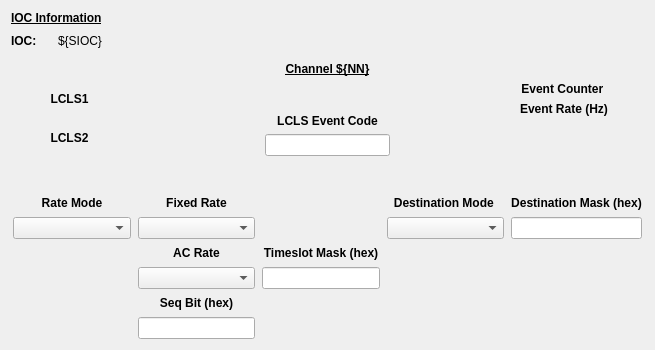
<?xml version="1.0" encoding="UTF-8"?>
<ui version="4.0">
 <class>Form</class>
 <widget class="QWidget" name="Form">
  <property name="geometry">
   <rect>
    <x>0</x>
    <y>0</y>
    <width>655</width>
    <height>350</height>
   </rect>
  </property>
  <property name="windowTitle">
   <string>TPR Channel Screen - ${DEV}</string>
  </property>
  <layout class="QVBoxLayout" name="verticalLayout_2">
   <item>
    <layout class="QGridLayout" name="gridLayout_4" rowminimumheight="0,0">
     <property name="topMargin">
      <number>0</number>
     </property>
     <property name="bottomMargin">
      <number>0</number>
     </property>
     <item row="1" column="0">
      <widget class="QLabel" name="label_15">
       <property name="font">
        <font>
         <weight>75</weight>
         <bold>true</bold>
        </font>
       </property>
       <property name="text">
        <string>IOC: </string>
       </property>
      </widget>
     </item>
     <item row="1" column="1">
      <widget class="PyDMLabel" name="PyDMLabel_3">
       <property name="toolTip">
        <string/>
       </property>
       <property name="text">
        <string>${SIOC}</string>
       </property>
      </widget>
     </item>
     <item row="1" column="2">
      <spacer name="horizontalSpacer_3">
       <property name="orientation">
        <enum>Qt::Horizontal</enum>
       </property>
       <property name="sizeHint" stdset="0">
        <size>
         <width>40</width>
         <height>20</height>
        </size>
       </property>
      </spacer>
     </item>
     <item row="0" column="0" colspan="2">
      <widget class="QLabel" name="label_14">
       <property name="minimumSize">
        <size>
         <width>20</width>
         <height>0</height>
        </size>
       </property>
       <property name="font">
        <font>
         <weight>75</weight>
         <bold>true</bold>
         <underline>true</underline>
        </font>
       </property>
       <property name="text">
        <string>IOC Information</string>
       </property>
      </widget>
     </item>
    </layout>
   </item>
   <item>
    <spacer name="verticalSpacer_4">
     <property name="orientation">
      <enum>Qt::Vertical</enum>
     </property>
     <property name="sizeType">
      <enum>QSizePolicy::Fixed</enum>
     </property>
     <property name="sizeHint" stdset="0">
      <size>
       <width>20</width>
       <height>5</height>
      </size>
     </property>
    </spacer>
   </item>
   <item>
    <widget class="QLabel" name="label_3">
     <property name="font">
      <font>
       <weight>75</weight>
       <bold>true</bold>
       <underline>true</underline>
      </font>
     </property>
     <property name="text">
      <string>Channel ${NN}</string>
     </property>
     <property name="alignment">
      <set>Qt::AlignCenter</set>
     </property>
    </widget>
   </item>
   <item>
    <layout class="QHBoxLayout" name="horizontalLayout">
     <item>
      <layout class="QGridLayout" name="gridLayout">
       <property name="spacing">
        <number>7</number>
       </property>
       <item row="0" column="0">
        <widget class="QLabel" name="label">
         <property name="sizePolicy">
          <sizepolicy hsizetype="Preferred" vsizetype="Preferred">
           <horstretch>1</horstretch>
           <verstretch>1</verstretch>
          </sizepolicy>
         </property>
         <property name="font">
          <font>
           <weight>75</weight>
           <bold>true</bold>
          </font>
         </property>
         <property name="text">
          <string>LCLS1</string>
         </property>
         <property name="alignment">
          <set>Qt::AlignCenter</set>
         </property>
        </widget>
       </item>
       <item row="0" column="1">
        <widget class="PyDMEnumButton" name="PyDMEnumButton">
         <property name="sizePolicy">
          <sizepolicy hsizetype="Preferred" vsizetype="Maximum">
           <horstretch>0</horstretch>
           <verstretch>0</verstretch>
          </sizepolicy>
         </property>
         <property name="maximumSize">
          <size>
           <width>16777215</width>
           <height>30</height>
          </size>
         </property>
         <property name="toolTip">
          <string/>
         </property>
         <property name="styleSheet">
          <string notr="true">QPushButton{font: 8px;}</string>
         </property>
         <property name="channel" stdset="0">
          <string>ca://TPR:${LOCA}:${IOC_UNIT}:${INST}:CH${NN}_SYS0_TCTL</string>
         </property>
         <property name="orientation" stdset="0">
          <enum>Qt::Horizontal</enum>
         </property>
         <property name="marginTop" stdset="0">
          <number>0</number>
         </property>
         <property name="marginBottom" stdset="0">
          <number>0</number>
         </property>
         <property name="marginLeft" stdset="0">
          <number>0</number>
         </property>
         <property name="marginRight" stdset="0">
          <number>0</number>
         </property>
         <property name="horizontalSpacing" stdset="0">
          <number>0</number>
         </property>
         <property name="verticalSpacing" stdset="0">
          <number>0</number>
         </property>
        </widget>
       </item>
       <item row="1" column="0">
        <widget class="QLabel" name="label_2">
         <property name="font">
          <font>
           <weight>75</weight>
           <bold>true</bold>
          </font>
         </property>
         <property name="text">
          <string>LCLS2</string>
         </property>
         <property name="alignment">
          <set>Qt::AlignCenter</set>
         </property>
        </widget>
       </item>
       <item row="1" column="1">
        <widget class="PyDMEnumButton" name="PyDMEnumButton_2">
         <property name="sizePolicy">
          <sizepolicy hsizetype="Maximum" vsizetype="Preferred">
           <horstretch>0</horstretch>
           <verstretch>0</verstretch>
          </sizepolicy>
         </property>
         <property name="maximumSize">
          <size>
           <width>16777215</width>
           <height>30</height>
          </size>
         </property>
         <property name="toolTip">
          <string/>
         </property>
         <property name="styleSheet">
          <string notr="true">QPushButton{font: 8px;}</string>
         </property>
         <property name="channel" stdset="0">
          <string>ca://TPR:${LOCA}:${IOC_UNIT}:${INST}:CH${NN}_SYS2_TCTL</string>
         </property>
         <property name="orientation" stdset="0">
          <enum>Qt::Horizontal</enum>
         </property>
         <property name="marginTop" stdset="0">
          <number>0</number>
         </property>
         <property name="marginBottom" stdset="0">
          <number>0</number>
         </property>
         <property name="marginLeft" stdset="0">
          <number>0</number>
         </property>
         <property name="marginRight" stdset="0">
          <number>0</number>
         </property>
         <property name="horizontalSpacing" stdset="0">
          <number>0</number>
         </property>
         <property name="verticalSpacing" stdset="0">
          <number>0</number>
         </property>
        </widget>
       </item>
      </layout>
     </item>
     <item>
      <spacer name="horizontalSpacer">
       <property name="orientation">
        <enum>Qt::Horizontal</enum>
       </property>
       <property name="sizeHint" stdset="0">
        <size>
         <width>40</width>
         <height>20</height>
        </size>
       </property>
      </spacer>
     </item>
     <item>
      <layout class="QVBoxLayout" name="verticalLayout">
       <item>
        <spacer name="verticalSpacer_3">
         <property name="orientation">
          <enum>Qt::Vertical</enum>
         </property>
         <property name="sizeHint" stdset="0">
          <size>
           <width>20</width>
           <height>40</height>
          </size>
         </property>
        </spacer>
       </item>
       <item>
        <widget class="QLabel" name="label_8">
         <property name="sizePolicy">
          <sizepolicy hsizetype="Preferred" vsizetype="Preferred">
           <horstretch>1</horstretch>
           <verstretch>1</verstretch>
          </sizepolicy>
         </property>
         <property name="font">
          <font>
           <weight>75</weight>
           <bold>true</bold>
          </font>
         </property>
         <property name="text">
          <string>LCLS Event Code</string>
         </property>
         <property name="alignment">
          <set>Qt::AlignCenter</set>
         </property>
        </widget>
       </item>
       <item>
        <widget class="PyDMLineEdit" name="PyDMLineEdit">
         <property name="toolTip">
          <string/>
         </property>
         <property name="alarmSensitiveContent" stdset="0">
          <bool>true</bool>
         </property>
         <property name="channel" stdset="0">
          <string>ca://TPR:${LOCA}:${IOC_UNIT}:${INST}:CH${NN}_EVCODE</string>
         </property>
        </widget>
       </item>
      </layout>
     </item>
     <item>
      <spacer name="horizontalSpacer_2">
       <property name="orientation">
        <enum>Qt::Horizontal</enum>
       </property>
       <property name="sizeHint" stdset="0">
        <size>
         <width>40</width>
         <height>20</height>
        </size>
       </property>
      </spacer>
     </item>
     <item>
      <layout class="QGridLayout" name="gridLayout_2">
       <item row="1" column="1">
        <widget class="PyDMLabel" name="PyDMLabel_2">
         <property name="font">
          <font>
           <weight>50</weight>
           <bold>false</bold>
          </font>
         </property>
         <property name="toolTip">
          <string/>
         </property>
         <property name="alarmSensitiveContent" stdset="0">
          <bool>true</bool>
         </property>
         <property name="channel" stdset="0">
          <string>ca://TPR:${LOCA}:${IOC_UNIT}:${INST}:CH${NN}_RATE</string>
         </property>
        </widget>
       </item>
       <item row="0" column="1">
        <widget class="PyDMLabel" name="PyDMLabel">
         <property name="sizePolicy">
          <sizepolicy hsizetype="Preferred" vsizetype="Preferred">
           <horstretch>1</horstretch>
           <verstretch>1</verstretch>
          </sizepolicy>
         </property>
         <property name="font">
          <font>
           <weight>50</weight>
           <bold>false</bold>
          </font>
         </property>
         <property name="toolTip">
          <string/>
         </property>
         <property name="alignment">
          <set>Qt::AlignCenter</set>
         </property>
         <property name="alarmSensitiveContent" stdset="0">
          <bool>true</bool>
         </property>
         <property name="channel" stdset="0">
          <string>ca://TPR:${LOCA}:${IOC_UNIT}:${INST}:CH${NN}_CNT</string>
         </property>
        </widget>
       </item>
       <item row="0" column="0">
        <widget class="QLabel" name="label_12">
         <property name="sizePolicy">
          <sizepolicy hsizetype="Preferred" vsizetype="Preferred">
           <horstretch>1</horstretch>
           <verstretch>1</verstretch>
          </sizepolicy>
         </property>
         <property name="font">
          <font>
           <weight>75</weight>
           <bold>true</bold>
          </font>
         </property>
         <property name="text">
          <string>Event Counter </string>
         </property>
         <property name="alignment">
          <set>Qt::AlignCenter</set>
         </property>
        </widget>
       </item>
       <item row="1" column="0">
        <widget class="QLabel" name="label_13">
         <property name="font">
          <font>
           <weight>75</weight>
           <bold>true</bold>
          </font>
         </property>
         <property name="text">
          <string>Event Rate (Hz)</string>
         </property>
        </widget>
       </item>
       <item row="2" column="0">
        <spacer name="verticalSpacer">
         <property name="orientation">
          <enum>Qt::Vertical</enum>
         </property>
         <property name="sizeHint" stdset="0">
          <size>
           <width>20</width>
           <height>40</height>
          </size>
         </property>
        </spacer>
       </item>
      </layout>
     </item>
    </layout>
   </item>
   <item>
    <spacer name="verticalSpacer_2">
     <property name="orientation">
      <enum>Qt::Vertical</enum>
     </property>
     <property name="sizeType">
      <enum>QSizePolicy::Expanding</enum>
     </property>
     <property name="sizeHint" stdset="0">
      <size>
       <width>20</width>
       <height>40</height>
      </size>
     </property>
    </spacer>
   </item>
   <item>
    <layout class="QGridLayout" name="gridLayout_3">
     <property name="leftMargin">
      <number>2</number>
     </property>
     <property name="topMargin">
      <number>2</number>
     </property>
     <property name="rightMargin">
      <number>2</number>
     </property>
     <property name="bottomMargin">
      <number>0</number>
     </property>
     <property name="spacing">
      <number>7</number>
     </property>
     <item row="3" column="1">
      <widget class="QLabel" name="label_6">
       <property name="font">
        <font>
         <weight>75</weight>
         <bold>true</bold>
        </font>
       </property>
       <property name="text">
        <string>AC Rate</string>
       </property>
       <property name="alignment">
        <set>Qt::AlignCenter</set>
       </property>
      </widget>
     </item>
     <item row="5" column="1">
      <widget class="QLabel" name="label_11">
       <property name="font">
        <font>
         <weight>75</weight>
         <bold>true</bold>
        </font>
       </property>
       <property name="text">
        <string>Seq Bit (hex)</string>
       </property>
       <property name="alignment">
        <set>Qt::AlignCenter</set>
       </property>
      </widget>
     </item>
     <item row="4" column="1">
      <widget class="PyDMEnumComboBox" name="PyDMEnumComboBox_3">
       <property name="sizePolicy">
        <sizepolicy hsizetype="Preferred" vsizetype="Fixed">
         <horstretch>1</horstretch>
         <verstretch>1</verstretch>
        </sizepolicy>
       </property>
       <property name="toolTip">
        <string/>
       </property>
       <property name="channel" stdset="0">
        <string>ca://TPR:${LOCA}:${IOC_UNIT}:${INST}:CH${NN}_ACRATE</string>
       </property>
      </widget>
     </item>
     <item row="4" column="2">
      <widget class="PyDMLineEdit" name="PyDMLineEdit_3">
       <property name="sizePolicy">
        <sizepolicy hsizetype="Expanding" vsizetype="Fixed">
         <horstretch>1</horstretch>
         <verstretch>1</verstretch>
        </sizepolicy>
       </property>
       <property name="toolTip">
        <string/>
       </property>
       <property name="alarmSensitiveContent" stdset="0">
        <bool>true</bool>
       </property>
       <property name="channel" stdset="0">
        <string>ca://TPR:${LOCA}:${IOC_UNIT}:${INST}:CH${NN}_TSMASK</string>
       </property>
       <property name="displayFormat" stdset="0">
        <enum>PyDMLineEdit::Hex</enum>
       </property>
      </widget>
     </item>
     <item row="6" column="1">
      <widget class="PyDMLineEdit" name="PyDMLineEdit_4">
       <property name="toolTip">
        <string/>
       </property>
       <property name="alarmSensitiveContent" stdset="0">
        <bool>true</bool>
       </property>
       <property name="channel" stdset="0">
        <string>ca://TPR:${LOCA}:${IOC_UNIT}:${INST}:CH${NN}_SEQBIT</string>
       </property>
       <property name="displayFormat" stdset="0">
        <enum>PyDMLineEdit::Hex</enum>
       </property>
      </widget>
     </item>
     <item row="3" column="2">
      <widget class="QLabel" name="label_10">
       <property name="font">
        <font>
         <weight>75</weight>
         <bold>true</bold>
        </font>
       </property>
       <property name="text">
        <string>Timeslot Mask (hex)</string>
       </property>
       <property name="alignment">
        <set>Qt::AlignCenter</set>
       </property>
      </widget>
     </item>
     <item row="2" column="1">
      <widget class="PyDMEnumComboBox" name="PyDMEnumComboBox_2">
       <property name="sizePolicy">
        <sizepolicy hsizetype="Preferred" vsizetype="Fixed">
         <horstretch>1</horstretch>
         <verstretch>1</verstretch>
        </sizepolicy>
       </property>
       <property name="toolTip">
        <string/>
       </property>
       <property name="channel" stdset="0">
        <string>ca://TPR:${LOCA}:${IOC_UNIT}:${INST}:CH${NN}_FIXEDRATE</string>
       </property>
      </widget>
     </item>
     <item row="2" column="0">
      <widget class="PyDMEnumComboBox" name="PyDMEnumComboBox">
       <property name="sizePolicy">
        <sizepolicy hsizetype="Preferred" vsizetype="Fixed">
         <horstretch>1</horstretch>
         <verstretch>1</verstretch>
        </sizepolicy>
       </property>
       <property name="toolTip">
        <string/>
       </property>
       <property name="channel" stdset="0">
        <string>ca://TPR:${LOCA}:${IOC_UNIT}:${INST}:CH${NN}_RATEMODE</string>
       </property>
      </widget>
     </item>
     <item row="1" column="1">
      <widget class="QLabel" name="label_5">
       <property name="font">
        <font>
         <weight>75</weight>
         <bold>true</bold>
        </font>
       </property>
       <property name="text">
        <string>Fixed Rate</string>
       </property>
       <property name="alignment">
        <set>Qt::AlignCenter</set>
       </property>
      </widget>
     </item>
     <item row="1" column="0">
      <widget class="QLabel" name="label_4">
       <property name="font">
        <font>
         <weight>75</weight>
         <bold>true</bold>
        </font>
       </property>
       <property name="text">
        <string>Rate Mode</string>
       </property>
       <property name="alignment">
        <set>Qt::AlignCenter</set>
       </property>
      </widget>
     </item>
     <item row="2" column="3">
      <widget class="PyDMEnumComboBox" name="PyDMEnumComboBox_4">
       <property name="sizePolicy">
        <sizepolicy hsizetype="Preferred" vsizetype="Fixed">
         <horstretch>1</horstretch>
         <verstretch>1</verstretch>
        </sizepolicy>
       </property>
       <property name="toolTip">
        <string/>
       </property>
       <property name="channel" stdset="0">
        <string>ca://TPR:${LOCA}:${IOC_UNIT}:${INST}:CH${NN}_DESTMODE</string>
       </property>
      </widget>
     </item>
     <item row="1" column="3">
      <widget class="QLabel" name="label_7">
       <property name="font">
        <font>
         <weight>75</weight>
         <bold>true</bold>
        </font>
       </property>
       <property name="text">
        <string>Destination Mode </string>
       </property>
       <property name="alignment">
        <set>Qt::AlignCenter</set>
       </property>
      </widget>
     </item>
     <item row="2" column="4">
      <widget class="PyDMLineEdit" name="PyDMLineEdit_2">
       <property name="sizePolicy">
        <sizepolicy hsizetype="Expanding" vsizetype="Fixed">
         <horstretch>1</horstretch>
         <verstretch>1</verstretch>
        </sizepolicy>
       </property>
       <property name="toolTip">
        <string/>
       </property>
       <property name="alarmSensitiveContent" stdset="0">
        <bool>true</bool>
       </property>
       <property name="channel" stdset="0">
        <string>ca://TPR:${LOCA}:${IOC_UNIT}:${INST}:CH${NN}_DESTMASK</string>
       </property>
       <property name="displayFormat" stdset="0">
        <enum>PyDMLineEdit::Hex</enum>
       </property>
      </widget>
     </item>
     <item row="1" column="4">
      <widget class="QLabel" name="label_9">
       <property name="font">
        <font>
         <weight>75</weight>
         <bold>true</bold>
        </font>
       </property>
       <property name="text">
        <string>Destination Mask (hex)</string>
       </property>
       <property name="alignment">
        <set>Qt::AlignCenter</set>
       </property>
      </widget>
     </item>
    </layout>
   </item>
  </layout>
 </widget>
 <customwidgets>
  <customwidget>
   <class>PyDMLabel</class>
   <extends>QLabel</extends>
   <header>pydm.widgets.label</header>
  </customwidget>
  <customwidget>
   <class>PyDMEnumButton</class>
   <extends>QWidget</extends>
   <header>pydm.widgets.enum_button</header>
  </customwidget>
  <customwidget>
   <class>PyDMEnumComboBox</class>
   <extends>QComboBox</extends>
   <header>pydm.widgets.enum_combo_box</header>
  </customwidget>
  <customwidget>
   <class>PyDMLineEdit</class>
   <extends>QLineEdit</extends>
   <header>pydm.widgets.line_edit</header>
  </customwidget>
 </customwidgets>
 <resources/>
 <connections/>
</ui>
